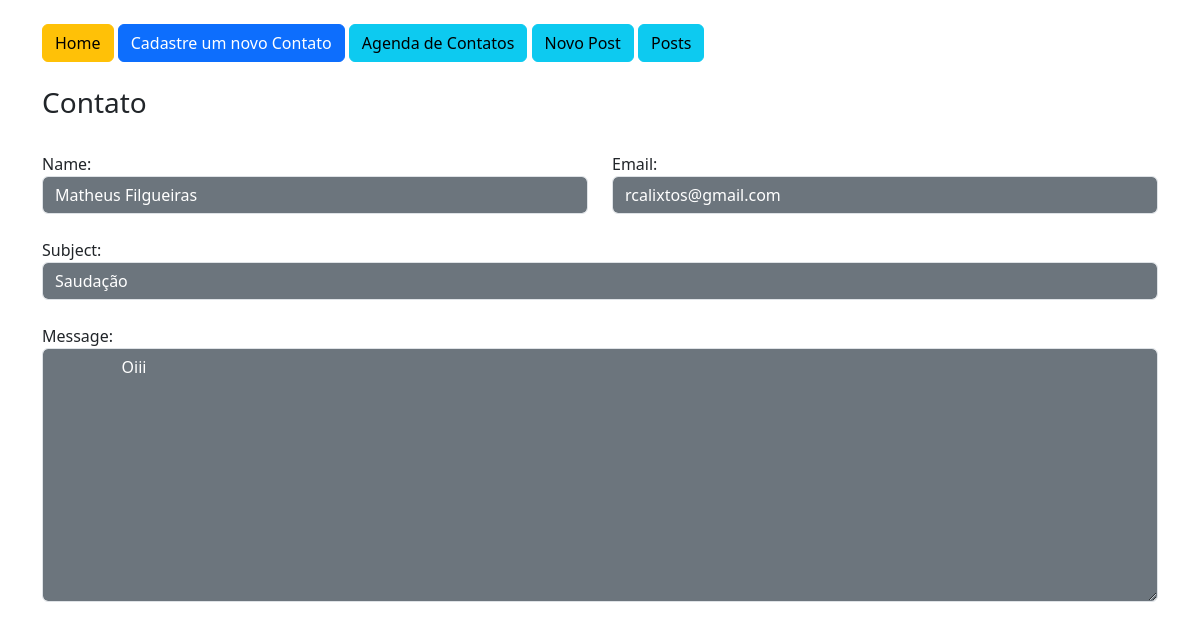
The app's page /contact/1/ with its own data.
### app/models.py (models this page shows)
class Contato(db.Model):
    id = db.Column(db.Integer, primary_key=True)
    name = db.Column(db.String, nullable=True)
    email = db.Column(db.String, nullable=True)
    message = db.Column(db.String, nullable=True)
    subject = db.Column(db.String, nullable=True)
    contacted_at = db.Column(db.DateTime, default=datetime.now())

### app/views.py (the view)
@app.route('/contact/<int:id>/')
def contact_detail(id):
    obj = Contato.query.get(id)
    return render_template('contact_detail.html', obj=obj)

### app/templates/contact_detail.html
{% extends 'base.html' %}
{% block content %}
<div class="container">
    {% include 'nav.html' %}
    <div class="row mt-4">
        <h3>Contato</h3>
        <div class="col-md-6 mt-4">
            Name:
            <input type="text" value="{{obj.name}}" class="form-control bg-secondary text-white" readonly>
        </div>
        <div class="col-md-6 mt-4">
            Email:
            <input type="text" value="{{obj.email}}" class="form-control bg-secondary text-white" readonly>
        </div>
        <div class="col-12 mt-4">
            Subject:
            <input type="text" value="{{obj.subject}}" class="form-control bg-secondary text-white" readonly>
        </div>
        <div class="col-12 mt-4">
            Message:
            <textarea type="text" rows="10" class="form-control bg-secondary text-white" readonly>
                {{obj.message}}
            </textarea>
        </div>
    </div>
</div>
{% endblock %}

### records on screen
Contato: name "Matheus Filgueiras", email "rcalixtos@gmail.com", subject "Saudação", message "Oiii"
